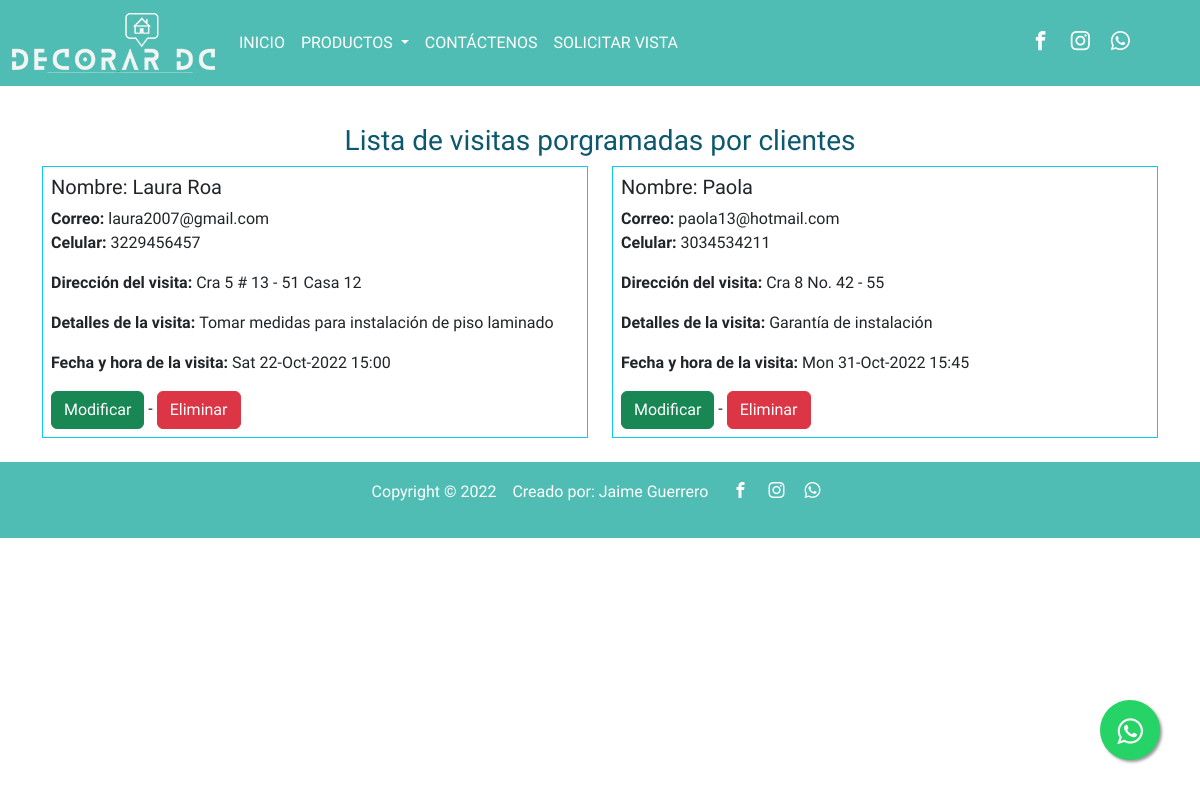
The page /clientes/lista.php on the database its author committed.
### tables this page shows
CREATE TABLE `pacientes` (
  `id` int(11) NOT NULL,
  `nombres` varchar(50) NOT NULL,
  `correo` varchar(50) NOT NULL,
  `celular` varchar(50) NOT NULL,
  `fecha` datetime(6) NOT NULL,
  `direccion` varchar(50) NOT NULL,
  `detalles` varchar(200) NOT NULL
);

### config/database.php (called while the page is built, shortened)
<?php
class Database{
    public $host = 'localhost';
    public $user = 'root';
    public $pass = '';
    public $db = 'consultoriopsico';
    function __construct(){
        $this->conexion = $this->connectToDatabase();
        return $this -> conexion;
    }
    function connectToDatabase(){
        $conexion= mysqli_connect($this->host, $this->user, $this->pass, $this->db);
        return $conexion;
    }
}
?>

### clientes/data.php (called while the page is built, shortened)
<?php
include('../config/database.php');
class recetas{
    public $conexion;
    function __construct(){
        $db= new Database();
        $this->conexion = $db->connectToDatabase();
    }
    function getAll(){
        $basededatos= "SELECT * FROM pacientes";
        return mysqli_query($this->conexion, $basededatos);
    }
}
?>

### clientes/lista.php (the view, shortened to what this page needs)
<?php
include('data.php');
$libro= new recetas();
$todosRegistros= $libro->getAll();
?>
<!DOCTYPE html>
<html lang="en">
<head>
<link href="../css/style.css" rel="stylesheet" />
<link rel="stylesheet" href="../iconos/fonts.css">
<link rel="stylesheet" href="../css/mq.css">
    <link href="https://cdn.jsdelivr.net/npm/bootstrap@5.2.1/dist/css/bootstrap.min.css" rel="stylesheet">
</head>
<body>
  <div class="contenedor">
<nav class="navbar navbar-expand-lg text-uppercase fixed-top">
    <div class="container-fluid">
      <a class="navbar-brand" href="./index.php"><img src="../imagenes/logo-decorar-dc-60px.png" alt=""></a>
      <div class="collapse navbar-collapse" id="navbarNavAltMarkup">
        <div class="navbar-nav letranav">
          <a class="nav-link active" aria-current="page" href="../index.php">Inicio</a>
          <li class="nav-item dropdown letranav">
          <a class="nav-link dropdown-toggle" href="#" role="button" data-bs-toggle="dropdown" aria-expanded="false">
            Productos
          </a>
        </li>
          <a class="nav-link" href="../contactenos.html">Contáctenos</a>
          <a class="nav-link" href="clientes/add.php"> Solicitar vista </a>
        </div>
      </div>
      <div class="social-bar">
        <a href="#" class="icon icon-facebook" target="_blank"></a>
        <a href="#" class="icon icon-instagram" target="_blank"></a>
        <a href="#" class="icon icon-whatsapp" target="_blank"></a>
            </div>
    </div>
</nav>
<?php include('../menu.php'); ?>
<div class="container">
    <center><h3>Lista de visitas porgramadas por clientes</h3></center>
    <div class="row">
        <?php
        while ($usuarios= mysqli_fetch_object($todosRegistros)){
            echo "<div class='col-6'>";
            echo "<div class='border border-info p-2'>";
            echo "<h5>Nombre: $usuarios->nombres  </h5>";
            echo "<p><b>Correo:</b> $usuarios->correo
            <br>
            <b> Celular: </b>  $usuarios->celular
            </p>";
            echo "<p><b> Dirección del visita: </b>  $usuarios->direccion
            </p>";
            echo "<p><b> Detalles de la visita: </b>  $usuarios->detalles
            </p>";
            echo " <p> <b>Fecha y hora de la visita:</b> ".date("D", strtotime($usuarios->fecha)) . " " . date("d-M-Y H:i", strtotime($usuarios->fecha)). " </p> ";
            echo "<div class='center'> <a class='btn btn-success' href='". ROOT ."/clientes/edit.php?id=$usuarios->id' >Modificar</a> - <a class='btn btn-danger' href='". ROOT ."/clientes/lista.php?id=$usuarios->id' >Eliminar</a> </div>";
            echo "</div>";
            echo "</div>";
        }
        ?>
        </div>
    </div>
    <br>
<footer>
  <div class="d-flex justify-content-center">
    <div class="p-2"><a>Copyright © 2022</a></p></div>
    <div class="p-2">Creado por: Jaime Guerrero</div>
    <div class="p-2">
      <div class="social-bar-footer">
        <a href="#" class="icon icon-facebook" target="_blank"></a>
        <a href="#" class="icon icon-instagram" target="_blank"></a>
        <a href="#" class="icon icon-whatsapp" target="_blank"></a>
            </div>
    </div>
  </div>
</footer>
<link rel="stylesheet" href="https://maxcdn.bootstrapcdn.com/font-awesome/4.5.0/css/font-awesome.min.css">
<a href="https://api.whatsapp.com/send?phone=573138530374&text=Hola%21%20Quisiera%20m%C3%A1s%20informaci%C3%B3n%20sobre%20Varela%202." class="float" target="_blank">
<i class="fa fa-whatsapp my-float"></i>
</a>
</div>
</body>
</html>

### menu.php
<nav class="navbar navbar-expand navbar-dark db-dark mb-5">
    <ul class="navbar-nav">
        <li class="nav-item">
            <a class="nav-link" href="<?= ROOT ?>/clientes/lista.php">Ver clientes</a>
        </li>
        <li class="nav-item">
            <a class="nav-link" href="<?= ROOT ?>/clientes/add.php"> Registrar cliente</a>
        </li>
    </ul>
</nav>

### css/style.css (style rules this page uses)
body { font-family: 'Dangrek', cursive !important; max-width: 100%; margin: 40px 50px; }
h1, h2, h3 { text-align: center; padding-top: 20px; color: rgb(14, 88, 110) !important; }
footer { text-align: center; padding: 10px; background-color: #50bdb4; color: white; }
.navbar { background-color: #50bdb4 !important; }
.letranav > a { color: white !important; }
.social-bar { position: relative !important; right: 50px; font-size: 1.2rem; }
.social-bar-footer { position: relative !important; font-size: 1.0rem; }
.icon { color: white; text-decoration: none; padding: 0.5rem; transition: all .5s; }
.float { position:fixed; width:60px; height:60px; bottom:40px; right:40px; background-color:#25d366; color:#FFF; border-radius:50px; text-align:center; font-size:30px; box-shadow: 2px 2px 3px #999; z-index:100; }
.my-float { margin-top:16px; }

### rows shown on the page
pacientes: nombres "Laura Roa", correo "laura2007@gmail.com", celular "3229456457", direccion "Cra 5 # 13 - 51 Casa 12", detalles "Tomar medidas para instalación de piso laminado", fecha "Sat", fecha "22-Oct-2022 15:00"
pacientes: nombres "Paola", correo "paola13@hotmail.com", celular "3034534211", direccion "Cra 8 No. 42 - 55", detalles "Garantía de instalación", fecha "Mon", fecha "31-Oct-2022 15:45"
